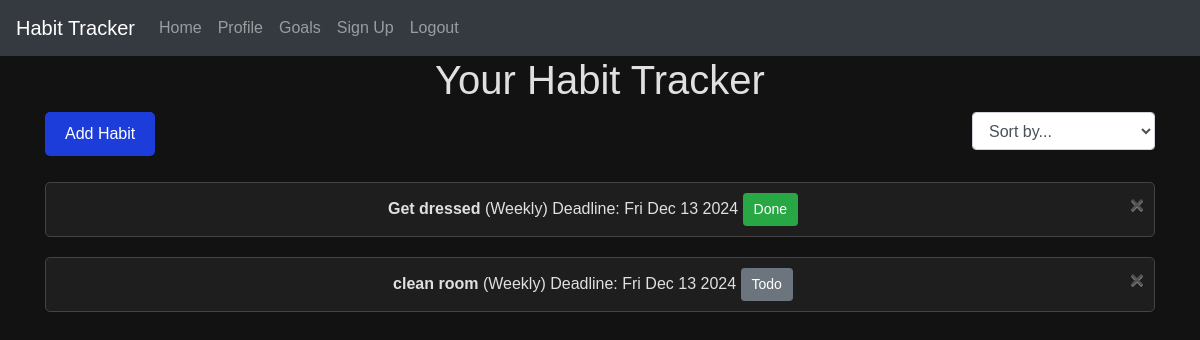
Screenshot of / (signed in) with the database file from the repository.
### website/models.py (models this page shows)
class Habitlist(db.Model):
    __tablename__ = 'habitlist'
    id = db.Column(db.Integer, primary_key=True)
    user_id = db.Column(db.Integer, db.ForeignKey('user.id'), nullable=False)
    habit_id = db.Column(db.Integer, db.ForeignKey('habits.id'), nullable=False)
    status = db.Column(db.Boolean, nullable=False, default=False)  # Boolean field

class Habit(db.Model):
    __tablename__ = 'habits'  # define the table name
    id = db.Column(db.Integer, primary_key=True)
    name = db.Column(db.String(150), nullable=False)
    description = db.Column(db.Text, nullable=True)
    frequency = db.Column(db.String(50), nullable=False)  # e.g., Daily, Weekly, Monthly
    start_date = db.Column(db.DateTime(timezone=True), default=func.now())
    times_completed = db.Column(db.Integer, default=0)
    last_completed = db.Column(db.DateTime(timezone=True))  # Timestamp of the last completion
    habitlist = db.relationship('Habitlist', backref='habit', lazy=True)

### website/views.py (the view)
@views.route('/')
@login_required
def home():
    habitlist = Habitlist.query.filter_by(user_id=current_user.id).all()
    return render_template("home.html", user=current_user, habitlist=habitlist)

### website/__init__.py (called while the page is built)
def create_app():
    app = Flask(__name__)
    app.config['SECRET_KEY'] = 'hjshjhdjah kjshkjdhjs'
    app.config['SQLALCHEMY_DATABASE_URI'] = f'sqlite:///{DB_NAME}'
    app.config['SQLALCHEMY_TRACK_MODIFICATIONS'] = False  # Turn off modification tracking for performance
    db.init_app(app)
    migrate.init_app(app, db)  # Initialize Flask-Migrate with the app and db
    from .views import views
    from .auth import auth
    app.register_blueprint(views, url_prefix='/')
    app.register_blueprint(auth, url_prefix='/')
    from .models import User, Habit, Habitlist  # , Goal, Reminder
    with app.app_context():
        db.create_all()
    login_manager = LoginManager()
    login_manager.login_view = 'auth.login'
    login_manager.init_app(app)
    @login_manager.user_loader
    def load_user(id):
        return User.query.get(int(id))
    return app

### website/templates/home.html (shortened to what this page needs)
{% extends "base.html" %}
{% block content %}
  <h1 align="center">Your Habit Tracker</h1>
<div class="d-flex justify-content-between mb-3">
  <div>
    <button id="add-habit-btn" class="btn btn-primary" onclick="toggleAddHabitForm()">Add Habit</button>
  </div>
  <div>
    <select id="sort-dropdown" class="form-control" title="Sort habits by name, frequency, or status" onchange="handleSortChange()">
      <option value="">Sort by...</option>
    </select>
  </div>
</div>
<ul class="list-group list-group-flush" id="habit-list">
  {% for item in habitlist %}
    <li class="list-group-item habit-item"
        data-habit-id="{{ item.habit.id }}"
        data-name="{{ item.habit.name }}"
        data-frequency="{{ item.habit.frequency }}"
        data-start-date="{{ item.habit.start_date }}"
        data-status="{{ item.status }}">
      <strong>{{ item.habit.name }}</strong>
      ({{ item.habit.frequency }})
      <span class="habit-deadline-display">Deadline: {{ item.habit.start_date.strftime('%d-%m-%Y') }}</span>
      <button class="status-toggle-btn btn btn-sm {% if item.status %}btn-success{% else %}btn-secondary{% endif %}"
              type="button" data-habit-id="{{ item.id }}"
              onclick="toggleHabitStatus(this, this)">
        {% if item.status %}Done{% else %}Todo{% endif %}
      </button>
      <form action="/delete-habitlist/{{ item.id }}" method="POST" class="inline-form">
        <button type="submit" class="close" title="Remove Habit">
          <span aria-hidden="true">&times;</span>
        </button>
      </form>
    </li>
  {% endfor %}
</ul>
{% endblock %}

### website/static/styles.css (style rules this page uses)
* { box-sizing: border-box; }
body { font-family: Arial, sans-serif; text-align: center; background-color: #121212; color: #e0e0e0; margin: 0; }
#add-habit-btn { background-color: #1d3dda; color: white; padding: 10px 20px; border: none; border-radius: 5px; cursor: pointer; }
#habit-list { list-style-type: none; padding: 0; }
#habit-list li { position: relative; padding: 10px; background-color: #1e1e1e; border: 1px solid #444; border-radius: 5px; margin: 10px 0; transition: background-color 0.3s; color: #e0e0e0; }
#habit-list li form { display: inline; }
.close { color: #888; font-size: 1.5rem; cursor: pointer; border: none; background: none; padding: 0; transition: color 0.3s; }
.btn-primary { background-color: #1d3dda; color: white; padding: 10px 20px; border: none; border-radius: 5px; cursor: pointer; }
.btn-sm { font-size: 0.875rem; padding: 5px 10px; }

### rows the page displays
Habitlist: habit.name "Get dressed", habit.frequency "Weekly", status "Done"
Habitlist: habit.name "clean room", habit.frequency "Weekly", status "Todo"
